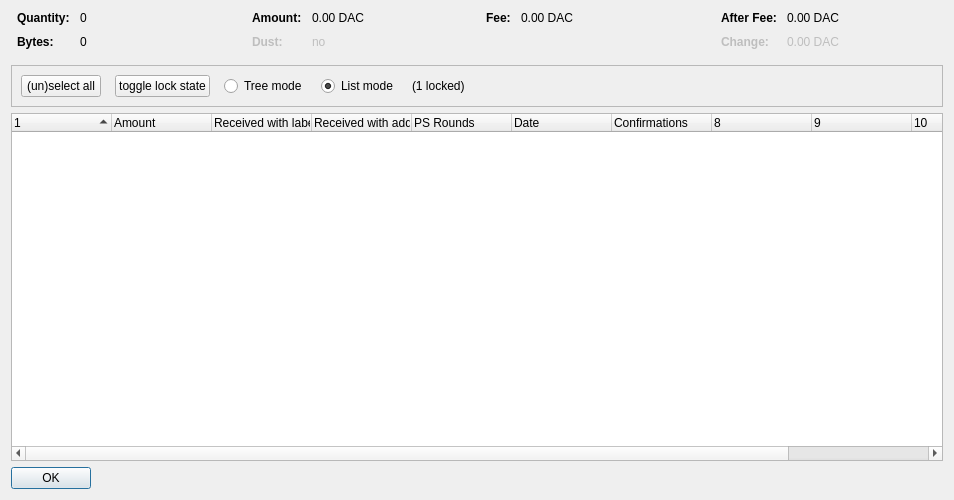
<?xml version="1.0" encoding="UTF-8"?>
<ui version="4.0">
 <class>CoinControlDialog</class>
 <widget class="QDialog" name="CoinControlDialog">
  <property name="geometry">
   <rect>
    <x>0</x>
    <y>0</y>
    <width>954</width>
    <height>500</height>
   </rect>
  </property>
  <property name="windowTitle">
   <string>Coin Selection</string>
  </property>
  <layout class="QVBoxLayout" name="verticalLayout">
   <item>
    <layout class="QHBoxLayout" name="horizontalLayoutTop" stretch="0,0,0,0">
     <property name="topMargin">
      <number>0</number>
     </property>
     <property name="bottomMargin">
      <number>10</number>
     </property>
     <item>
      <layout class="QFormLayout" name="formLayoutCoinControl1">
       <property name="horizontalSpacing">
        <number>10</number>
       </property>
       <property name="verticalSpacing">
        <number>10</number>
       </property>
       <property name="leftMargin">
        <number>6</number>
       </property>
       <property name="rightMargin">
        <number>6</number>
       </property>
       <item row="0" column="0">
        <widget class="QLabel" name="labelCoinControlQuantityText">
         <property name="font">
          <font>
           <weight>75</weight>
           <bold>true</bold>
          </font>
         </property>
         <property name="text">
          <string>Quantity:</string>
         </property>
        </widget>
       </item>
       <item row="0" column="1">
        <widget class="QLabel" name="labelCoinControlQuantity">
         <property name="cursor">
          <cursorShape>IBeamCursor</cursorShape>
         </property>
         <property name="contextMenuPolicy">
          <enum>Qt::ActionsContextMenu</enum>
         </property>
         <property name="text">
          <string notr="true">0</string>
         </property>
         <property name="textInteractionFlags">
          <set>Qt::LinksAccessibleByMouse|Qt::TextSelectableByKeyboard|Qt::TextSelectableByMouse</set>
         </property>
        </widget>
       </item>
       <item row="1" column="0">
        <widget class="QLabel" name="labelCoinControlBytesText">
         <property name="font">
          <font>
           <weight>75</weight>
           <bold>true</bold>
          </font>
         </property>
         <property name="text">
          <string>Bytes:</string>
         </property>
        </widget>
       </item>
       <item row="1" column="1">
        <widget class="QLabel" name="labelCoinControlBytes">
         <property name="cursor">
          <cursorShape>IBeamCursor</cursorShape>
         </property>
         <property name="contextMenuPolicy">
          <enum>Qt::ActionsContextMenu</enum>
         </property>
         <property name="text">
          <string notr="true">0</string>
         </property>
         <property name="textInteractionFlags">
          <set>Qt::LinksAccessibleByMouse|Qt::TextSelectableByKeyboard|Qt::TextSelectableByMouse</set>
         </property>
        </widget>
       </item>
      </layout>
     </item>
     <item>
      <layout class="QFormLayout" name="formLayoutCoinControl2">
       <property name="horizontalSpacing">
        <number>10</number>
       </property>
       <property name="verticalSpacing">
        <number>10</number>
       </property>
       <property name="leftMargin">
        <number>6</number>
       </property>
       <property name="rightMargin">
        <number>6</number>
       </property>
       <item row="0" column="0">
        <widget class="QLabel" name="labelCoinControlAmountText">
         <property name="font">
          <font>
           <weight>75</weight>
           <bold>true</bold>
          </font>
         </property>
         <property name="text">
          <string>Amount:</string>
         </property>
        </widget>
       </item>
       <item row="0" column="1">
        <widget class="QLabel" name="labelCoinControlAmount">
         <property name="cursor">
          <cursorShape>IBeamCursor</cursorShape>
         </property>
         <property name="contextMenuPolicy">
          <enum>Qt::ActionsContextMenu</enum>
         </property>
         <property name="text">
          <string notr="true">0.00 DAC</string>
         </property>
         <property name="textInteractionFlags">
          <set>Qt::LinksAccessibleByMouse|Qt::TextSelectableByKeyboard|Qt::TextSelectableByMouse</set>
         </property>
        </widget>
       </item>
       <item row="1" column="0">
        <widget class="QLabel" name="labelCoinControlLowOutputText">
         <property name="enabled">
          <bool>false</bool>
         </property>
         <property name="font">
          <font>
           <weight>75</weight>
           <bold>true</bold>
          </font>
         </property>
         <property name="text">
          <string>Dust:</string>
         </property>
        </widget>
       </item>
       <item row="1" column="1">
        <widget class="QLabel" name="labelCoinControlLowOutput">
         <property name="enabled">
          <bool>false</bool>
         </property>
         <property name="cursor">
          <cursorShape>IBeamCursor</cursorShape>
         </property>
         <property name="contextMenuPolicy">
          <enum>Qt::ActionsContextMenu</enum>
         </property>
         <property name="text">
          <string notr="true">no</string>
         </property>
         <property name="textInteractionFlags">
          <set>Qt::LinksAccessibleByMouse|Qt::TextSelectableByKeyboard|Qt::TextSelectableByMouse</set>
         </property>
        </widget>
       </item>
      </layout>
     </item>
     <item>
      <layout class="QFormLayout" name="formLayoutCoinControl3">
       <property name="horizontalSpacing">
        <number>10</number>
       </property>
       <property name="verticalSpacing">
        <number>10</number>
       </property>
       <property name="leftMargin">
        <number>6</number>
       </property>
       <property name="rightMargin">
        <number>6</number>
       </property>
       <item row="0" column="0">
        <widget class="QLabel" name="labelCoinControlFeeText">
         <property name="font">
          <font>
           <weight>75</weight>
           <bold>true</bold>
          </font>
         </property>
         <property name="text">
          <string>Fee:</string>
         </property>
        </widget>
       </item>
       <item row="0" column="1">
        <widget class="QLabel" name="labelCoinControlFee">
         <property name="cursor">
          <cursorShape>IBeamCursor</cursorShape>
         </property>
         <property name="contextMenuPolicy">
          <enum>Qt::ActionsContextMenu</enum>
         </property>
         <property name="text">
          <string notr="true">0.00 DAC</string>
         </property>
         <property name="textInteractionFlags">
          <set>Qt::LinksAccessibleByMouse|Qt::TextSelectableByKeyboard|Qt::TextSelectableByMouse</set>
         </property>
        </widget>
       </item>
      </layout>
     </item>
     <item>
      <layout class="QFormLayout" name="formLayoutCoinControl4">
       <property name="horizontalSpacing">
        <number>10</number>
       </property>
       <property name="verticalSpacing">
        <number>10</number>
       </property>
       <property name="leftMargin">
        <number>6</number>
       </property>
       <property name="rightMargin">
        <number>6</number>
       </property>
       <item row="0" column="0">
        <widget class="QLabel" name="labelCoinControlAfterFeeText">
         <property name="font">
          <font>
           <weight>75</weight>
           <bold>true</bold>
          </font>
         </property>
         <property name="text">
          <string>After Fee:</string>
         </property>
        </widget>
       </item>
       <item row="0" column="1">
        <widget class="QLabel" name="labelCoinControlAfterFee">
         <property name="cursor">
          <cursorShape>IBeamCursor</cursorShape>
         </property>
         <property name="contextMenuPolicy">
          <enum>Qt::ActionsContextMenu</enum>
         </property>
         <property name="text">
          <string notr="true">0.00 DAC</string>
         </property>
         <property name="textInteractionFlags">
          <set>Qt::LinksAccessibleByMouse|Qt::TextSelectableByKeyboard|Qt::TextSelectableByMouse</set>
         </property>
        </widget>
       </item>
       <item row="1" column="0">
        <widget class="QLabel" name="labelCoinControlChangeText">
         <property name="enabled">
          <bool>false</bool>
         </property>
         <property name="font">
          <font>
           <weight>75</weight>
           <bold>true</bold>
          </font>
         </property>
         <property name="text">
          <string>Change:</string>
         </property>
        </widget>
       </item>
       <item row="1" column="1">
        <widget class="QLabel" name="labelCoinControlChange">
         <property name="enabled">
          <bool>false</bool>
         </property>
         <property name="cursor">
          <cursorShape>IBeamCursor</cursorShape>
         </property>
         <property name="contextMenuPolicy">
          <enum>Qt::ActionsContextMenu</enum>
         </property>
         <property name="text">
          <string notr="true">0.00 DAC</string>
         </property>
         <property name="textInteractionFlags">
          <set>Qt::LinksAccessibleByMouse|Qt::TextSelectableByKeyboard|Qt::TextSelectableByMouse</set>
         </property>
        </widget>
       </item>
      </layout>
     </item>
    </layout>
   </item>
   <item>
    <widget class="QFrame" name="frame">
     <property name="minimumSize">
      <size>
       <width>0</width>
       <height>40</height>
      </size>
     </property>
     <property name="frameShape">
      <enum>QFrame::StyledPanel</enum>
     </property>
     <property name="frameShadow">
      <enum>QFrame::Sunken</enum>
     </property>
     <layout class="QHBoxLayout" name="horizontalLayout">
      <item>
       <layout class="QHBoxLayout" name="horizontalLayoutPanel" stretch="0,0,0,0,0,0">
        <property name="spacing">
         <number>14</number>
        </property>
        <item>
         <widget class="QPushButton" name="pushButtonSelectAll">
          <property name="sizePolicy">
           <sizepolicy hsizetype="Maximum" vsizetype="Fixed">
            <horstretch>0</horstretch>
            <verstretch>0</verstretch>
           </sizepolicy>
          </property>
          <property name="text">
           <string>(un)select all</string>
          </property>
          <property name="autoDefault">
           <bool>false</bool>
          </property>
         </widget>
        </item>
        <item>
         <widget class="QPushButton" name="pushButtonToggleLock">
          <property name="sizePolicy">
           <sizepolicy hsizetype="Maximum" vsizetype="Fixed">
            <horstretch>0</horstretch>
            <verstretch>0</verstretch>
           </sizepolicy>
          </property>
          <property name="text">
           <string>toggle lock state</string>
          </property>
          <property name="autoDefault">
           <bool>false</bool>
          </property>
         </widget>
        </item>
        <item>
         <widget class="QRadioButton" name="radioTreeMode">
          <property name="sizePolicy">
           <sizepolicy hsizetype="Maximum" vsizetype="Fixed">
            <horstretch>0</horstretch>
            <verstretch>0</verstretch>
           </sizepolicy>
          </property>
          <property name="text">
           <string>Tree mode</string>
          </property>
         </widget>
        </item>
        <item>
         <widget class="QRadioButton" name="radioListMode">
          <property name="sizePolicy">
           <sizepolicy hsizetype="Maximum" vsizetype="Fixed">
            <horstretch>0</horstretch>
            <verstretch>0</verstretch>
           </sizepolicy>
          </property>
          <property name="text">
           <string>List mode</string>
          </property>
          <property name="checked">
           <bool>true</bool>
          </property>
         </widget>
        </item>
        <item>
         <widget class="QLabel" name="labelLocked">
          <property name="text">
           <string>(1 locked)</string>
          </property>
         </widget>
        </item>
        <item>
         <spacer name="horizontalSpacer">
          <property name="orientation">
           <enum>Qt::Horizontal</enum>
          </property>
          <property name="sizeHint" stdset="0">
           <size>
            <width>40</width>
            <height>20</height>
           </size>
          </property>
         </spacer>
        </item>
       </layout>
      </item>
     </layout>
    </widget>
   </item>
   <item>
    <widget class="CoinControlTreeWidget" name="treeWidget">
     <property name="contextMenuPolicy">
      <enum>Qt::CustomContextMenu</enum>
     </property>
     <property name="sortingEnabled">
      <bool>false</bool>
     </property>
     <property name="columnCount">
      <number>11</number>
     </property>
     <attribute name="headerShowSortIndicator" stdset="0">
      <bool>true</bool>
     </attribute>
     <attribute name="headerStretchLastSection">
      <bool>false</bool>
     </attribute>
     <column>
      <property name="text">
       <string/>
      </property>
     </column>
     <column>
      <property name="text">
       <string>Amount</string>
      </property>
     </column>
     <column>
      <property name="text">
       <string>Received with label</string>
      </property>
     </column>
     <column>
      <property name="text">
       <string>Received with address</string>
      </property>
     </column>
     <column>
      <property name="text">
       <string>PS Rounds</string>
      </property>
     </column>
     <column>
      <property name="text">
       <string>Date</string>
      </property>
     </column>
     <column>
      <property name="text">
       <string>Confirmations</string>
      </property>
      <property name="toolTip">
       <string>Confirmed</string>
      </property>
     </column>
     <column>
      <property name="text">
       <string/>
      </property>
     </column>
     <column>
      <property name="text">
       <string/>
      </property>
     </column>
     <column>
      <property name="text">
       <string/>
      </property>
     </column>
     <column>
      <property name="text">
       <string/>
      </property>
     </column>
    </widget>
   </item>
   <item>
    <widget class="QDialogButtonBox" name="buttonBox">
     <property name="sizePolicy">
      <sizepolicy hsizetype="Maximum" vsizetype="Fixed">
       <horstretch>0</horstretch>
       <verstretch>0</verstretch>
      </sizepolicy>
     </property>
     <property name="orientation">
      <enum>Qt::Horizontal</enum>
     </property>
     <property name="standardButtons">
      <set>QDialogButtonBox::Ok</set>
     </property>
    </widget>
   </item>
  </layout>
 </widget>
 <customwidgets>
  <customwidget>
   <class>CoinControlTreeWidget</class>
   <extends>QTreeWidget</extends>
   <header>coincontroltreewidget.h</header>
  </customwidget>
 </customwidgets>
 <resources/>
 <connections/>
</ui>
